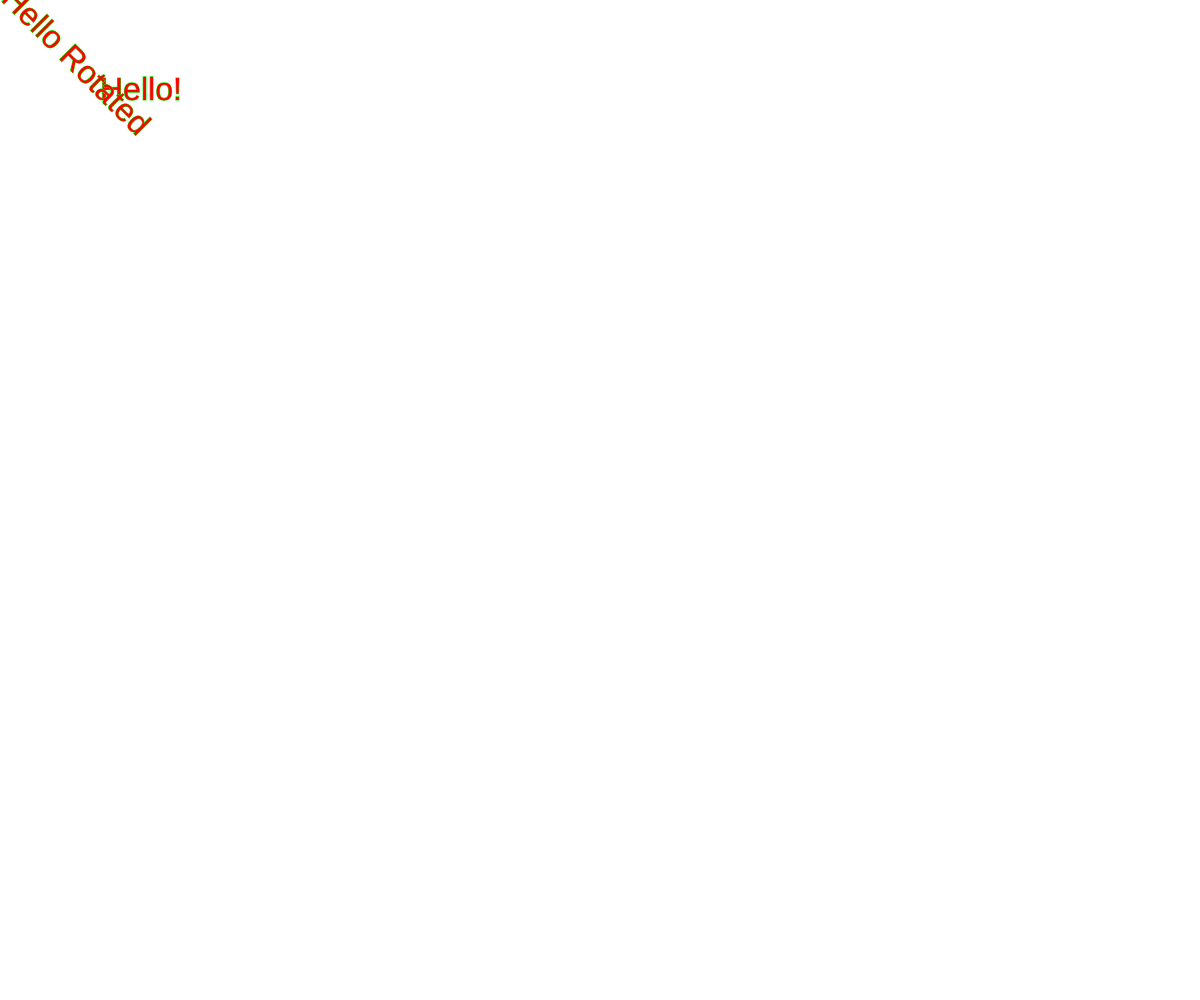
Frame 1 (no input)
Frame 60 (no input): identical to frame 1, image omitted
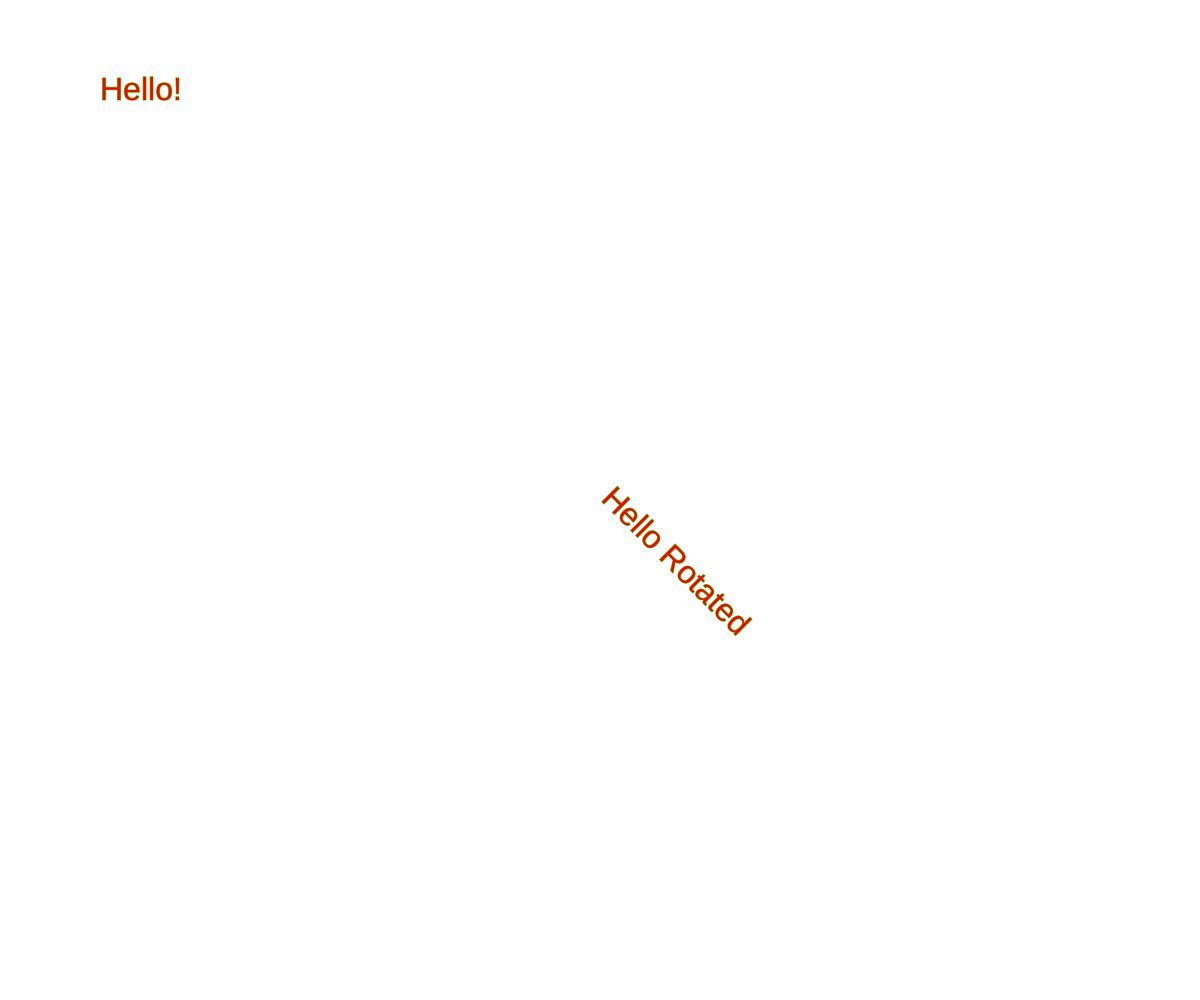
Frame 120 (the mouse pressed at the canvas centre since frame 60)

The p5.js sketch that drew these frames (run headless with seeded random() and noise() and a simulated clock; from frame 60 on, the mouse is pressed at the canvas centre):

// p5.js sketch
// ── sketch.js
function setup() {
  // setup code here
  createCanvas(windowWidth, windowHeight);
}

function draw() {
  //colors Channels Red Green Blue
  background(255,255,255);

  stroke(0,255,0);
  fill(255,0,0);
  textSize(32); // font size
  text("Hello!", 100, 100); // position


  push(); //trick to rotate
  translate(mouseX,mouseY); //the position is here now
  rotate(radians(45)); //rotate 45 degrees
  text("Hello Rotated", 0, 0); // position 0,0 in the new coordinates
  pop();

  //make a composition with texts

}

function keyPressed() {
  //code to be run at every keypress event
}

function windowResized() {
  //cavas size will be resized in case window size has changed
  resizeCanvas(windowWidth, windowHeight);
}
